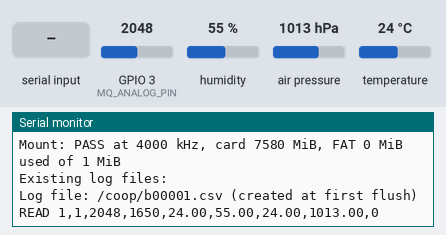
A sketch run on a simulated ESP32-S3. Parts: the last lines printed to the serial monitor. Wiring (inferred from the names in the program): AHT10/20 sensor at I2C address 0x38; BMP280 pressure sensor at I2C address 0x76; BMP280 pressure sensor at I2C address 0x77. Inputs (shaded band) come from the test bench; at power-on: humidity 55 %, GPIO 3 (MQ_ANALOG_PIN) = 2048, air pressure 1013 hPa, temperature 24 °C (analog values on the 0–4095 scale). Storage starts empty.

Above: at 2.9 s.
3.0 s: "busy_timeout" received over Serial
At 3.6 s:
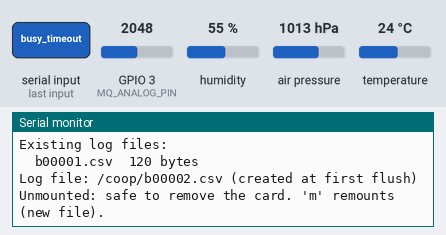
4.5 s: "p90\n" received over Serial
At 5.4 s:
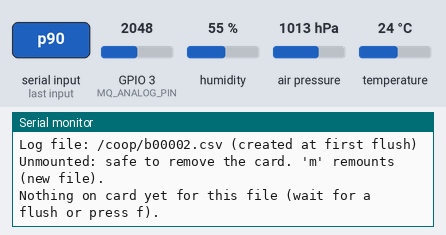
6.0 s: "l90\n" received over Serial
At 6.4 s:
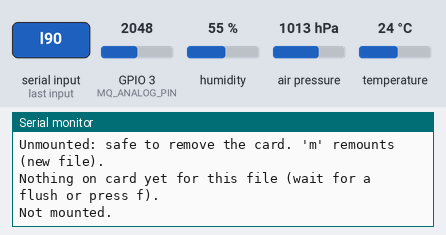
7.5 s: humidity set to 22 %
At 8.2 s:
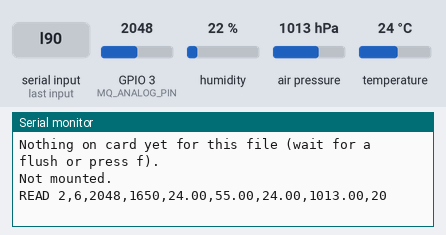
9.0 s: GPIO 3 (MQ_ANALOG_PIN) set to 1496
10.5 s: air pressure set to 952 hPa
At 12.4 s:
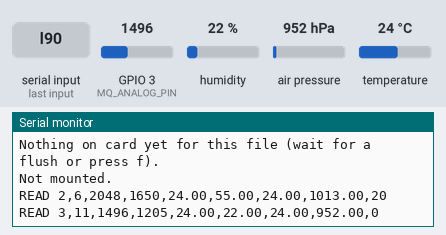

Measured:
- after the input at 3.0 s, the serial monitor: prints a new line at once (image 1)
- after the input at 4.5 s, the serial monitor: prints a new line at once (image 2)
- after the input at 6.0 s, the serial monitor: prints a new line at once (image 3)
- after the input at 10.5 s, the serial monitor: prints a new line after 1.4 s (image 5)

The sketch:

sd_backup_c3_test.ino
```cpp
// MicroSD backup-storage test for the ESP32-C3 SuperMini coop board.
// PROPOSAL / BENCH TEST ONLY: this replaces the coop firmware while it runs.
// It never touches NVS (calibration, Wi-Fi settings) or the flash-queue
// partition; it is built with the coop monitor's own partitions.csv.
//
// Wiring (see ../sd_backup_esp32_test/wiring_c3_proposal.html):
//   MQ-135 AO -> 10k -> GPIO3, GPIO3 -> 10k -> GND   (unchanged)
//   AHT20/BMP280 SDA GPIO4, SCL GPIO5, VIN 3V3       (unchanged)
//   SD CS GPIO10, SCK GPIO6, MOSI GPIO7, MISO GPIO1
//   SD adapter VCC 5V (AMS1117 adapter) or 3V3 (3V3-pin adapter, never 5V)
//
// Card-friendly write strategy:
//   * Readings are buffered in RAM, not written one by one.
//   * Every FLUSH_INTERVAL_MS (15 min) only whole 512-byte sectors are
//     appended; the remainder (< 512 bytes) stays in RAM for the next flush.
//     The file size therefore always stays sector-aligned, so no sector on
//     the card is ever written twice for log data, and the FAT/directory
//     entry is updated once per flush instead of once per reading.
//   * Each boot starts a new file, so a power cut never forces a rewrite
//     of the previous file's last sector.
//   * Each flush is read back and byte-compared (reads do not wear flash).
//   Cost: a power cut loses the readings still in RAM (at most one flush
//   interval plus < 512 bytes). Everything flushed before stays on the card.

#include <Arduino.h>
#include <FS.h>
#include <SD.h>
#include <SPI.h>
#include <Wire.h>
#include <math.h>
#include "aht20_reader.h"
#include "bmp280_reader.h"

#if !CONFIG_IDF_TARGET_ESP32C3
#error "Build for ESP32-C3 (esp32:esp32:nologo_esp32c3_super_mini)"
#endif

// Coop monitor pins and ADC settings (same as coop_monitor.ino).
constexpr int MQ_ANALOG_PIN = 3;
constexpr int I2C_SDA_PIN = 4;
constexpr int I2C_SCL_PIN = 5;
constexpr uint8_t AHT20_ADDRESS = 0x38;
constexpr uint8_t BMP280_ADDRESS_1 = 0x76;
constexpr uint8_t BMP280_ADDRESS_2 = 0x77;
constexpr uint32_t I2C_CLOCK_HZ = 100000;

// MicroSD (new pins).
constexpr int SD_CS_PIN = 10;
constexpr int SD_SCK_PIN = 6;
constexpr int SD_MOSI_PIN = 7;
constexpr int SD_MISO_PIN = 1;
constexpr uint32_t SD_FAST_HZ = 4000000;
constexpr uint32_t SD_SLOW_HZ = 400000;

constexpr uint32_t SAMPLE_INTERVAL_MS = 5000;           // coop revision 4: 5 s
constexpr uint32_t FLUSH_INTERVAL_MS = 15UL * 60UL * 1000UL;
constexpr size_t SECTOR = 512;
constexpr size_t BUF_BYTES = 16384;                     // ~22 min of readings
constexpr size_t FLUSH_EARLY_BYTES = 12288;             // flush early if this full
constexpr uint32_t REMOUNT_INTERVAL_MS = 30000;
constexpr char LOG_DIR[] = "/coop";
constexpr char LOG_HEADER[] =
    "seq,uptime_s,mq_raw,mq_adc_mv,aht_c,rh_pct,bmp_c,pressure_hpa,flush_ms_before\n";

Aht20Reader aht20;
Bmp280Reader bmp280;
bool ahtReady = false, bmpReady = false;
uint8_t bmpAddress = 0;

static char buf[BUF_BYTES];
static uint8_t verifyBuf[SECTOR];
size_t used = 0;

bool mounted = false;
uint32_t mountedHz = 0;
char logPath[32] = "";
uint32_t fileNumber = 0;
uint32_t fileBytes = 0;   // bytes on card in the current file (sector-aligned)
bool fileSealed = false;  // true after 'u' wrote a partial sector

uint32_t seq = 0;
uint32_t lastSampleMs = 0, lastFlushMs = 0, lastMountAttemptMs = 0;
uint32_t pendingFlushMs = 0;  // flush duration reported in the next record
uint32_t flushes = 0, flushBytes = 0, flushFails = 0, verifyFails = 0, dropped = 0;
uint32_t maxFlushMs = 0;

bool i2cDevicePresent(uint8_t address) {
  Wire.beginTransmission(address);
  return Wire.endTransmission() == 0;
}

bool beginBmp280() {
  if (i2cDevicePresent(BMP280_ADDRESS_1) && bmp280.begin(Wire, BMP280_ADDRESS_1)) { bmpAddress = BMP280_ADDRESS_1; return true; }
  if (i2cDevicePresent(BMP280_ADDRESS_2) && bmp280.begin(Wire, BMP280_ADDRESS_2)) { bmpAddress = BMP280_ADDRESS_2; return true; }
  return false;
}

// ---------- card ----------

uint32_t nextFileNumber() {
  uint32_t highest = 0;
  File dir = SD.open(LOG_DIR);
  if (!dir) return 1;
  for (File f = dir.openNextFile(); f; f = dir.openNextFile()) {
    const char *name = f.name();
    const char *base = strrchr(name, '/');
    base = base ? base + 1 : name;
    unsigned long n = 0;
    if (sscanf(base, "b%05lu.csv", &n) == 1 && n > highest) highest = n;
    f.close();
  }
  dir.close();
  return highest + 1;
}

void listFiles() {
  File dir = SD.open(LOG_DIR);
  if (!dir) { Serial.println("  (no /coop directory)"); return; }
  for (File f = dir.openNextFile(); f; f = dir.openNextFile()) {
    Serial.printf("  %s  %lu bytes\n", f.name(), static_cast<unsigned long>(f.size()));
    f.close();
  }
  dir.close();
}

void startNewFile() {
  fileNumber = nextFileNumber();
  snprintf(logPath, sizeof(logPath), "%s/b%05lu.csv", LOG_DIR, static_cast<unsigned long>(fileNumber));
  fileBytes = 0;
  fileSealed = false;
  Serial.printf("Log file: %s (created at first flush)\n", logPath);
}

bool mountCard() {
  SPI.begin(SD_SCK_PIN, SD_MISO_PIN, SD_MOSI_PIN, SD_CS_PIN);
  const uint32_t speeds[] = {SD_FAST_HZ, SD_SLOW_HZ};
  for (uint32_t hz : speeds) {
    if (SD.begin(SD_CS_PIN, SPI, hz, "/sd", 5, false) && SD.cardType() != CARD_NONE) {
      mounted = true;
      mountedHz = hz;
      if (!SD.exists(LOG_DIR)) SD.mkdir(LOG_DIR);
      Serial.printf("Mount: PASS at %lu kHz, card %llu MiB, FAT %llu MiB used of %llu MiB\n",
                    static_cast<unsigned long>(hz / 1000), SD.cardSize() >> 20,
                    SD.usedBytes() >> 20, SD.totalBytes() >> 20);
      Serial.println("Existing log files:");
      listFiles();
      // A remount mid-run keeps going in a fresh file: the old one may end
      // mid-sector if the card was pulled.
      startNewFile();
      return true;
    }
    SD.end();
  }
  mounted = false;
  Serial.println("Mount: FAIL (check card, FAT32, wiring CS10/SCK6/MOSI7/MISO1, power)");
  return false;
}

void unmountAfterError(const char *what) {
  ++flushFails;
  Serial.printf("SD ERROR: %s -> unmounting, retry every %lu s; readings stay in RAM\n",
                what, static_cast<unsigned long>(REMOUNT_INTERVAL_MS / 1000));
  SD.end();
  mounted = false;
  lastMountAttemptMs = millis();
}

// Append the first n bytes of buf, read them back and compare.
bool writeAndVerify(size_t n) {
  const uint32_t t0 = millis();
  File f = SD.open(logPath, FILE_APPEND);
  if (!f) { unmountAfterError("open for append failed"); return false; }
  if (f.size() != fileBytes) {
    Serial.printf("SD ERROR: file size %lu, expected %lu\n", static_cast<unsigned long>(f.size()),
                  static_cast<unsigned long>(fileBytes));
    f.close(); unmountAfterError("unexpected file size"); return false;
  }
  const size_t wrote = f.write(reinterpret_cast<const uint8_t *>(buf), n);
  f.close();
  if (wrote != n) { unmountAfterError("short write"); return false; }

  File r = SD.open(logPath, FILE_READ);
  if (!r || r.size() != fileBytes + n || !r.seek(fileBytes)) {
    if (r) r.close();
    unmountAfterError("read-back open/size failed"); return false;
  }
  bool same = true;
  for (size_t off = 0; off < n && same; off += SECTOR) {
    const size_t len = min(SECTOR, n - off);
    same = r.read(verifyBuf, len) == static_cast<int>(len) && memcmp(verifyBuf, buf + off, len) == 0;
  }
  r.close();
  if (!same) { ++verifyFails; unmountAfterError("read-back MISMATCH"); return false; }

  const uint32_t ms = millis() - t0;
  fileBytes += n;
  ++flushes; flushBytes += n;
  if (ms > maxFlushMs) maxFlushMs = ms;
  pendingFlushMs = ms;
  memmove(buf, buf + n, used - n);
  used -= n;
  Serial.printf("FLUSH #%lu: %u bytes (%u sectors) -> %s, verified, %lu ms; file now %lu bytes; %u bytes kept in RAM\n",
                static_cast<unsigned long>(flushes), static_cast<unsigned>(n), static_cast<unsigned>(n / SECTOR),
                logPath, static_cast<unsigned long>(ms), static_cast<unsigned long>(fileBytes),
                static_cast<unsigned>(used));
  return true;
}

// Normal flush: whole sectors only.
void flushAligned(const char *why) {
  lastFlushMs = millis();
  if (!mounted || fileSealed) return;
  const size_t n = used - (used % SECTOR);
  if (!n) { Serial.printf("FLUSH (%s): less than one sector buffered, nothing written\n", why); return; }
  Serial.printf("FLUSH (%s)...\n", why);
  writeAndVerify(n);
}

// Before safe removal: write everything, including a partial last sector.
void flushAllAndUnmount() {
  if (mounted && !fileSealed && used) {
    Serial.println("FLUSH (unmount): writing all buffered data including the partial sector");
    if (writeAndVerify(used)) fileSealed = true;
  }
  if (mounted) { SD.end(); mounted = false; }
  Serial.println("Unmounted: safe to remove the card. 'm' remounts (new file).");
}

// Mount and make sure the buffered data starts with the CSV header, because
// every mount starts a new file.
void mountForNewFile() {
  if (!mountCard()) return;
  constexpr size_t H = sizeof(LOG_HEADER) - 1;
  if (strncmp(buf, LOG_HEADER, H) != 0 && used + H <= BUF_BYTES) {
    memmove(buf + H, buf, used);
    memcpy(buf, LOG_HEADER, H);
    used += H;
  }
}

// ---------- sensors ----------

void sampleOnce() {
  constexpr uint8_t MQ_READS = 32;  // same averaging as coop_monitor.ino
  uint32_t rawTotal = 0, mvTotal = 0;
  for (uint8_t i = 0; i < MQ_READS; ++i) {
    rawTotal += analogRead(MQ_ANALOG_PIN);
    mvTotal += analogReadMilliVolts(MQ_ANALOG_PIN);
    delay(2);
  }
  const uint32_t mqRaw = rawTotal / MQ_READS, mqMv = mvTotal / MQ_READS;

  float t = NAN, rh = NAN, bt = NAN, hpa = NAN;
  if (!ahtReady) ahtReady = aht20.begin(Wire, AHT20_ADDRESS);
  if (ahtReady && !aht20.read(t, rh)) { ahtReady = false; t = rh = NAN; }
  if (!bmpReady) bmpReady = beginBmp280();
  if (bmpReady && !bmp280.read(bt, hpa)) { bmpReady = false; bt = hpa = NAN; }

  ++seq;
  char line[128];
  const int len = snprintf(line, sizeof(line), "%lu,%lu,%lu,%lu,%.2f,%.2f,%.2f,%.2f,%lu\n",
                           static_cast<unsigned long>(seq), static_cast<unsigned long>(millis() / 1000),
                           static_cast<unsigned long>(mqRaw), static_cast<unsigned long>(mqMv),
                           t, rh, bt, hpa, static_cast<unsigned long>(pendingFlushMs));
  pendingFlushMs = 0;
  if (len <= 0 || used + len > BUF_BYTES) { ++dropped; Serial.println("RAM buffer full: reading DROPPED"); return; }
  memcpy(buf + used, line, len);
  used += len;
  Serial.printf("READ %s", line);
}

// ---------- serial ----------

void printStatus() {
  Serial.printf("Status: %s, file %s, on card %lu bytes, RAM %u/%u bytes, seq=%lu\n",
                mounted ? "mounted" : "NOT mounted",
                logPath[0] ? logPath : "-", static_cast<unsigned long>(fileBytes),
                static_cast<unsigned>(used), static_cast<unsigned>(BUF_BYTES), static_cast<unsigned long>(seq));
  Serial.printf("  flushes=%lu bytes=%lu flush_fail=%lu verify_fail=%lu dropped=%lu max_flush=%lu ms, next flush in %lu s\n",
                static_cast<unsigned long>(flushes), static_cast<unsigned long>(flushBytes),
                static_cast<unsigned long>(flushFails), static_cast<unsigned long>(verifyFails),
                static_cast<unsigned long>(dropped), static_cast<unsigned long>(maxFlushMs),
                static_cast<unsigned long>((FLUSH_INTERVAL_MS - min(FLUSH_INTERVAL_MS, millis() - lastFlushMs)) / 1000));
  Serial.printf("  sensors: AHT20 %s, BMP280 %s", ahtReady ? "ok" : "ERROR", bmpReady ? "ok" : "ERROR");
  if (bmpReady) Serial.printf(" (0x%02X)", bmpAddress);
  Serial.println();
}

void printTail() {
  if (!mounted || !fileBytes) { Serial.println("Nothing on card yet for this file (wait for a flush or press f)."); return; }
  File r = SD.open(logPath, FILE_READ);
  if (!r) { Serial.println("Cannot open log for reading."); return; }
  const uint32_t start = r.size() > 1536 ? r.size() - 1536 : 0;
  r.seek(start);
  Serial.printf("--- last %lu bytes of %s (as stored on the card) ---\n",
                static_cast<unsigned long>(r.size() - start), logPath);
  while (r.available()) Serial.write(r.read());
  r.close();
  Serial.println("\n--- end ---");
}

void help() {
  Serial.println("Commands: s=status  f=flush whole sectors now  p=print tail of card file");
  Serial.println("          l=list files  u=flush all + unmount (safe removal)  m=mount  h=help");
}

void setup() {
  Serial.begin(115200);
  Serial.setTxTimeoutMs(0);  // never block sampling when no computer is attached
  delay(1500);
  Serial.println();
  Serial.println("ESP32-C3 MicroSD backup test (coop pins; NOT the coop firmware)");
  Serial.println("MQ GPIO3 | I2C SDA4/SCL5 | SD CS10 SCK6 MOSI7 MISO1");
  Serial.printf("Sample every %lu s; flush whole 512-byte sectors every %lu min\n",
                static_cast<unsigned long>(SAMPLE_INTERVAL_MS / 1000),
                static_cast<unsigned long>(FLUSH_INTERVAL_MS / 60000));
  Serial.println("MQ output is relative gas response, not ammonia ppm.");
  help();

  analogReadResolution(12);
  analogSetPinAttenuation(MQ_ANALOG_PIN, ADC_11db);
  Wire.begin(I2C_SDA_PIN, I2C_SCL_PIN);
  Wire.setClock(I2C_CLOCK_HZ);
  Wire.setTimeOut(50);
  ahtReady = aht20.begin(Wire, AHT20_ADDRESS);
  bmpReady = beginBmp280();
  Serial.printf("AHT20: %s, BMP280: %s\n", ahtReady ? "connected" : "not detected",
                bmpReady ? "connected" : "not detected");

  pinMode(SD_CS_PIN, OUTPUT);
  digitalWrite(SD_CS_PIN, HIGH);
  mountCard();
  lastMountAttemptMs = lastFlushMs = millis();

  memcpy(buf, LOG_HEADER, sizeof(LOG_HEADER) - 1);
  used = sizeof(LOG_HEADER) - 1;
  lastSampleMs = millis() - SAMPLE_INTERVAL_MS;
}

void loop() {
  const uint32_t now = millis();
  if (now - lastSampleMs >= SAMPLE_INTERVAL_MS) {
    lastSampleMs = now;
    sampleOnce();
    if (used >= FLUSH_EARLY_BYTES) flushAligned("buffer 3/4 full");
    else if (now - lastFlushMs >= FLUSH_INTERVAL_MS) flushAligned("15 min timer");
  }
  if (!mounted && now - lastMountAttemptMs >= REMOUNT_INTERVAL_MS) {
    lastMountAttemptMs = now;
    mountForNewFile();
  }
  while (Serial.available()) {
    switch (Serial.read()) {
      case 's': printStatus(); break;
      case 'f': flushAligned("manual"); break;
      case 'p': printTail(); break;
      case 'l': if (mounted) listFiles(); else Serial.println("Not mounted."); break;
      case 'u': flushAllAndUnmount(); break;
      case 'm': if (!mounted) mountForNewFile(); else Serial.println("Already mounted."); break;
      case 'h': help(); break;
      default: break;
    }
  }
  delay(5);
}
```

aht20_reader.h
```cpp
#pragma once

#include <Arduino.h>
#include <Wire.h>
#include <math.h>
#include <string.h>

// AHT20 (not AHT10): Aosong's BE initialization, >=80 ms conversion,
// bounded busy polling, and seven-byte CRC-protected frames.
class Aht20Reader {
 public:
  bool begin(TwoWire &wire, uint8_t address = 0x38) {
    wire_ = &wire;
    address_ = address;
    if (beginOnce()) return true;
    if (strcmp(error_, "busy_timeout") == 0) return false;
    delay(10);
    return beginOnce();
  }

  bool read(float &temperature, float &humidity) {
    if (readOnce(temperature, humidity)) return true;
    // Retry a complete conversion, never a partial or stale data frame.
    // A persistent busy fault retains the original bounded polling limit.
    if (strcmp(error_, "busy_timeout") != 0) {
      delay(10);
      if (readOnce(temperature, humidity)) {
        ++recoveredReads_;
        return true;
      }
    }
    ++failedReads_;
    return false;
  }

  const char *error() const { return error_; }
  uint32_t recoveredReads() const { return recoveredReads_; }
  uint32_t failedReads() const { return failedReads_; }

  static uint8_t crc8(const uint8_t *bytes, size_t length) {
    uint8_t crc = 0xFF;
    for (size_t i = 0; i < length; ++i) {
      crc ^= bytes[i];
      for (uint8_t bit = 0; bit < 8; ++bit)
        crc = (crc & 0x80) ? (crc << 1) ^ 0x31 : crc << 1;
    }
    return crc;
  }

 private:
  TwoWire *wire_ = nullptr;
  uint8_t address_ = 0x38;
  const char *error_ = "not_started";
  uint32_t recoveredReads_ = 0;
  uint32_t failedReads_ = 0;

  bool beginOnce() {
    delay(40);
    uint8_t status;
    if (!waitReady(status)) return false;
    if (!(status & 0x08)) {
      const uint8_t init[] = {0xBE, 0x08, 0x00};
      if (!write(init, sizeof(init))) return false;
      delay(10);
      if (!waitReady(status)) return false;
    }
    if (!(status & 0x08)) return fail("not_initialized");
    error_ = "none";
    return true;
  }

  bool readOnce(float &temperature, float &humidity) {
    temperature = humidity = NAN;
    const uint8_t trigger[] = {0xAC, 0x33, 0x00};
    if (!write(trigger, sizeof(trigger))) return false;
    // Busy may not be asserted immediately after the command. Polling first
    // can return the previous frame or zeros instead of a fresh conversion.
    delay(80);
    uint8_t status;
    if (!waitReady(status)) return false;
    uint8_t frame[7];
    if (wire_->requestFrom(address_, uint8_t(sizeof(frame))) != sizeof(frame)) {
      drain();
      return fail("short_frame");
    }
    for (uint8_t &byte : frame) byte = wire_->read();
    if ((frame[0] & 0x80) || !(frame[0] & 0x08)) return fail("invalid_status");
    if (crc8(frame, 6) != frame[6]) return fail("crc_mismatch");
    const uint32_t h = (uint32_t(frame[1]) << 12) | (uint32_t(frame[2]) << 4) | (frame[3] >> 4);
    const uint32_t t = (uint32_t(frame[3] & 0x0F) << 16) | (uint32_t(frame[4]) << 8) | frame[5];
    temperature = t * 200.0f / 1048576.0f - 50.0f;
    humidity = h * 100.0f / 1048576.0f;
    error_ = "none";
    return true;
  }

  bool fail(const char *message) { error_ = message; return false; }
  void drain() { while (wire_->available()) wire_->read(); }
  bool write(const uint8_t *data, size_t length) {
    if (!wire_) return fail("not_started");
    wire_->beginTransmission(address_);
    wire_->write(data, length);
    if (wire_->endTransmission() != 0) return fail("write_failed");
    return true;
  }
  bool readStatus(uint8_t &status) {
    if (wire_->requestFrom(address_, uint8_t(1)) != 1) {
      drain();
      return fail("status_read_failed");
    }
    status = wire_->read();
    return true;
  }
  bool waitReady(uint8_t &status) {
    const uint32_t start = millis();
    do {
      if (!readStatus(status)) return false;
      if (!(status & 0x80)) return true;
      delay(10);
    } while (millis() - start < 250);
    return fail("busy_timeout");
  }
};
```

Source omitted: bmp280_reader.h (5872 bytes)
